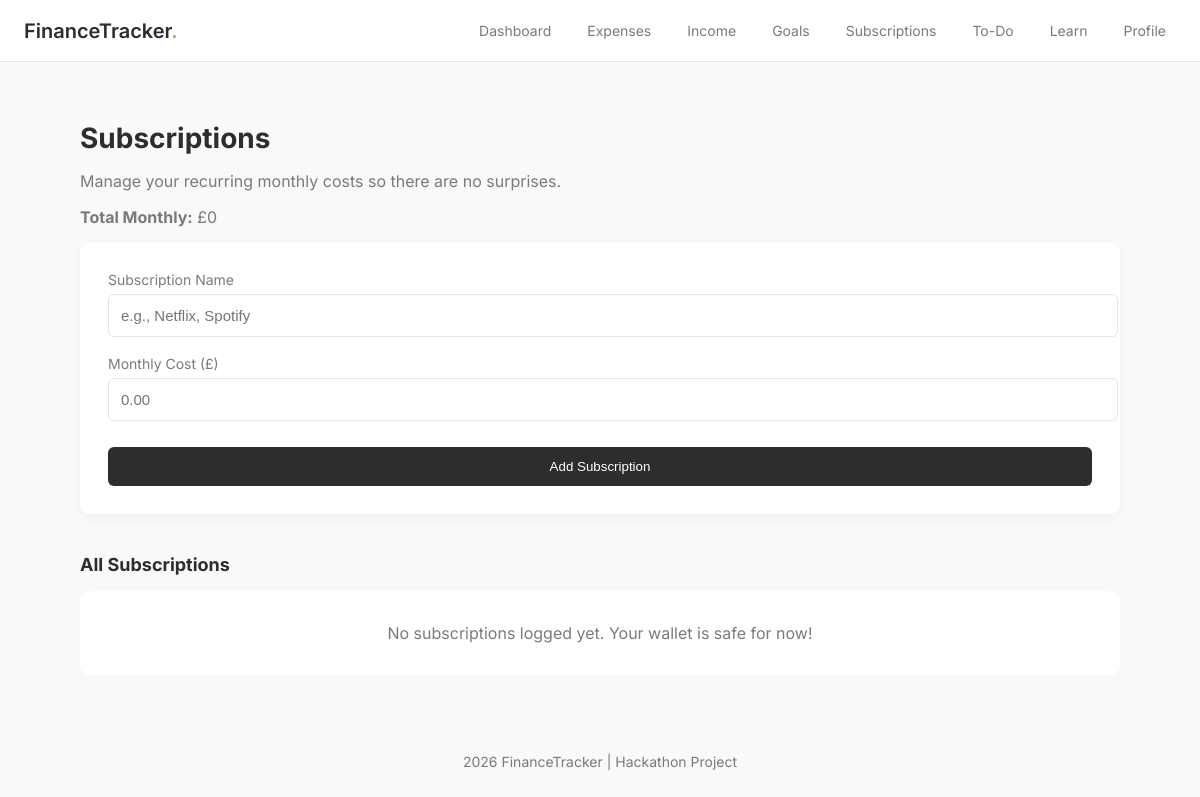
Before: /subscriptions/oleksii with the older database file.
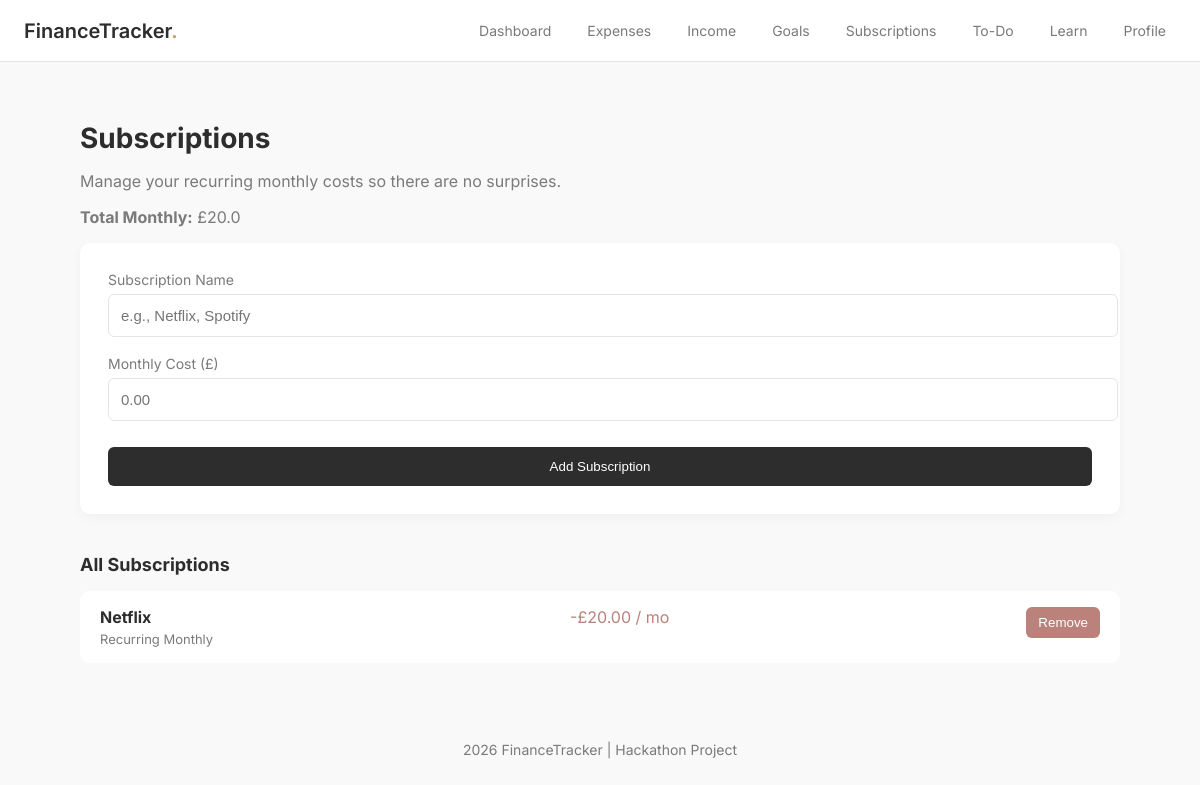
After: the same page with the newer database file.
### tables this page shows
CREATE TABLE subscriptions (
        id INTEGER PRIMARY KEY AUTOINCREMENT,
        user_id INTEGER,
        name TEXT,
        cost REAL
    );

### app.py (the view, shortened to what this page needs)
@app.route("/subscriptions/<username>", methods=["GET", "POST"])
def subscriptions(username):
    user_id = get_user_id(username)
    if not user_id:
        return redirect(url_for("index"))
    conn = get_db()
    data = conn.execute(
        "SELECT * FROM subscriptions WHERE user_id=?",
        (user_id,)
    ).fetchall()
    total_subs = sum([s["cost"] for s in data])
    conn.close()
    return render_template("subscriptions.html", data=data, username=username, total_subs=total_subs)

### app.py (called while the page is built)
def get_db():
    conn = sqlite3.connect(DB)
    conn.row_factory = sqlite3.Row
    return conn

def get_user_id(username):
    conn = get_db()
    user = conn.execute(
        "SELECT id FROM users WHERE username=?",
        (username,)
    ).fetchone()
    conn.close()
    return user["id"] if user else None

@app.context_processor
def inject_user():
    username = request.view_args.get("username") if request.view_args else None
    return dict(current_user=username)

### templates/subscriptions.html (shortened to what this page needs)
{% extends "layout.html" %}
{% block navbar %}
    {% include "navbar.html" %}
{% endblock %}
{% block content %}
<div class="container">
    <div class="dashboard-header">
        <h1>Subscriptions</h1>
        <p>Manage your recurring monthly costs so there are no surprises.</p>
        <p><strong>Total Monthly:</strong> £{{ total_subs }}</p>
    </div>
    <div class="form-card" style="border-top-color: #BA827A;">
        <form method="POST">
            <div class="form-group">
                <label>Subscription Name</label>
                <input type="text" name="name" class="form-control" placeholder="e.g., Netflix, Spotify" required>
            </div>
            <div class="form-group">
                <label>Monthly Cost (£)</label>
                <input type="number" step="0.01" name="cost" class="form-control" placeholder="0.00" required>
            </div>
            <button type="submit" class="btn-primary" style="width: 100%; margin-top: 8px;">Add Subscription</button>
        </form>
    </div>
    <h3 class="section-title">All Subscriptions</h3>
    <div class="transaction-list">
        {% if data %}
            {% for s in data %}
                <div class="transaction-item">
                    <div class="tx-details">
                        <h4>{{ s.name }}</h4>
                        <p>Recurring Monthly</p>
                    </div>
                    <div class="tx-amount" style="color: #BA827A;">
                        -£{{ "{:,.2f}".format(s.cost|float) }} / mo
                    </div>
                    <form method="POST" action="/delete_subscription/{{ username }}/{{ s.id }}">
                        <button type="submit" class="btn-danger">Remove</button>
                    </form>
                </div>
            {% endfor %}
        {% else %}
            <div class="empty-state" style="padding: 32px; text-align: center; color: #7A7A7A;">
                No subscriptions logged yet. Your wallet is safe for now!
            </div>
        {% endif %}
    </div>
</div>
{% endblock %}

Changed rows visible on the page:
added subscriptions: name "Netflix", cost "20.00"
Other visible differences:
{{ total_subs }}: "0" → "20.0"
text no longer shown: "No subscriptions logged yet. Your wallet is safe for now!"
